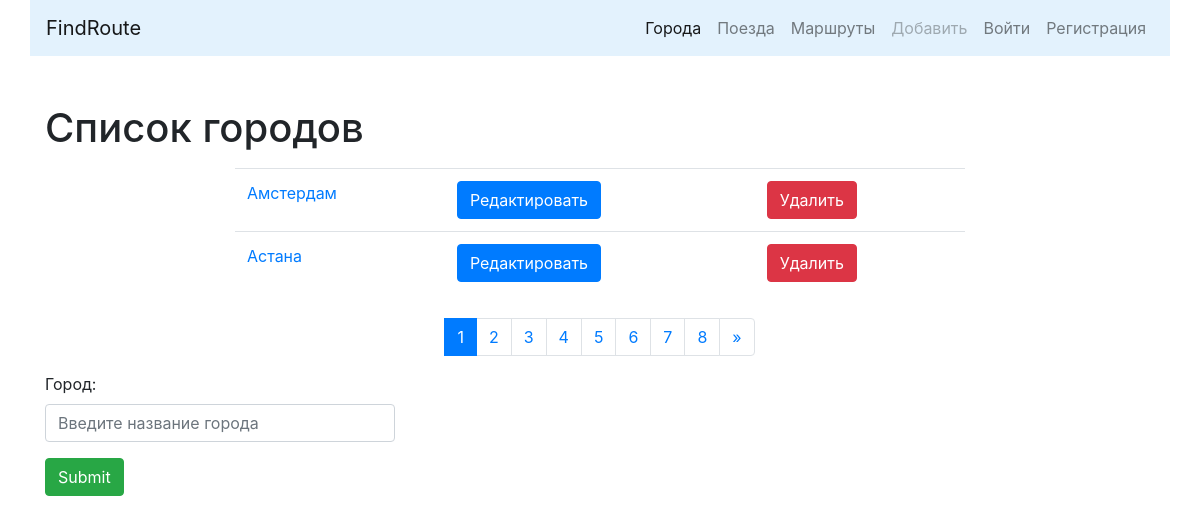
Before: /cities/ with the older database file.
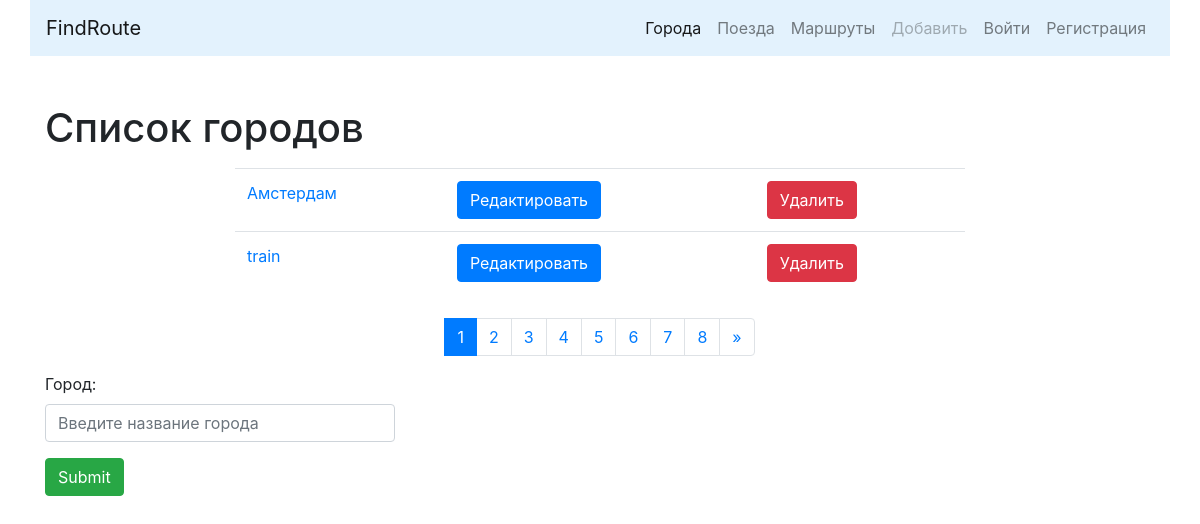
After: the same page with the newer database file.
### cities/models.py (models this page shows, shortened)
class City(models.Model):
    name = models.CharField(max_length=100, unique=True, verbose_name='Город')
    class Meta:
        verbose_name = 'Город'
        verbose_name_plural = 'Города'
        ordering = ['name']

### cities/views.py (the view)
# urls.py: path('', CityListView.as_view(), name='home'),
class CityListView(ListView):
    paginate_by = 2
    model = City
    template_name = 'cities/home.html'
    def get_context_data(self, **kwargs):
        context = super().get_context_data(**kwargs)
        form = CityForm()
        context['form'] = form
        return context

### cities/forms.py
class CityForm(forms.ModelForm):
    name = forms.CharField(label='Город', widget=forms.TextInput(attrs={
        'class': 'form-control',
        'placeholder': 'Введите название города '
    }))
    class Meta:
        model = City
        fields = ('name', )

### cities/templates/cities/home.html (shortened to what this page needs)
{% extends 'base.html' %}
{% block content%}
<h1>Список городов</h1>
<div class="row">
    <div class="col-md-8 mx-auto my-2">
        <table class="table table-stripped">
            {% for object in page_obj %}
            <tr>
                <td>
                    <a href="{% url 'cities:detail' pk=object.pk %}">{{ object.name }}</a>
                </td>
                <td>
                    <a href="{% url 'cities:update' pk=object.pk %}">
                        <button type="submit" class="btn btn-primary">Редактировать</button>
                    </a>
                </td>
                <td>
                    <a href="{% url 'cities:delete' pk=object.pk %}">
                        <button type="submit" class="btn btn-danger">Удалить</button>
                    </a>
                </td>
            </tr>
            {% endfor %}
        </table>
    </div>
</div>
<nav aria-label="Page navigation example">
  <ul class="pagination justify-content-center">
    {% for page in page_obj.paginator.page_range %}
        <li class="page-item {% if page == page_obj.number %} active {% endif %} ">
            <a class="page-link" href="?page={{page}}">
                {{ page }}
            </a>
        </li>
    {% endfor %}
    <li class="page-item">
        {% if page_obj.has_next %}
      <a class="page-link" href="?page={{ page_obj.paginator.num_pages }}" aria-label="Next">
        <span aria-hidden="true">&raquo;</span>
      </a>
        {% endif %}
    </li>
  </ul>
</nav>
<div class="row">
    <div class="col-md-4">
        <form action="{% url 'cities:create' %}" method="post">
            {{ form.as_p }}
            <input class="btn btn-success" type="submit" value="Submit">
        </form>
    </div>
</div>
{% endblock %}

Changed rows visible on the page:
no longer on this page (row unchanged): City: name "Астана"
added City: name "train"
